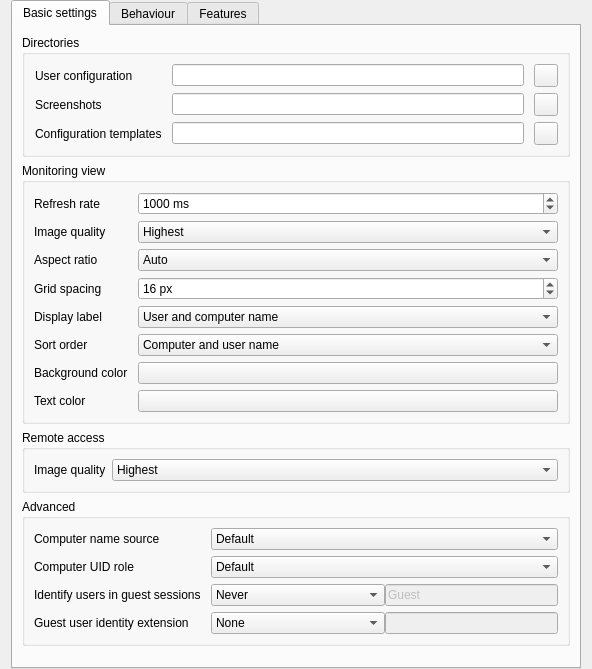
<?xml version="1.0" encoding="UTF-8"?>
<ui version="4.0">
 <class>MasterConfigurationPage</class>
 <widget class="QWidget" name="MasterConfigurationPage">
  <layout class="QVBoxLayout" name="verticalLayout_6">
   <property name="topMargin">
    <number>0</number>
   </property>
   <property name="bottomMargin">
    <number>0</number>
   </property>
   <item>
    <widget class="QTabWidget" name="tabWidget">
     <property name="currentIndex">
      <number>0</number>
     </property>
     <widget class="QWidget" name="tab">
      <attribute name="title">
       <string>Basic settings</string>
      </attribute>
      <layout class="QVBoxLayout" name="verticalLayout_2">
       <item>
        <widget class="QGroupBox" name="groupBox">
         <property name="title">
          <string>Directories</string>
         </property>
         <layout class="QGridLayout" name="gridLayout_3">
          <property name="leftMargin">
           <number>10</number>
          </property>
          <property name="horizontalSpacing">
           <number>10</number>
          </property>
          <item row="1" column="1">
           <widget class="QLineEdit" name="screenshotDirectory"/>
          </item>
          <item row="1" column="0">
           <widget class="QLabel" name="label">
            <property name="text">
             <string>Screenshots</string>
            </property>
           </widget>
          </item>
          <item row="1" column="2">
           <widget class="QToolButton" name="openScreenshotDirectory">
            <property name="icon">
             <iconset resource="../../core/resources/core.qrc">
              <normaloff>:/core/document-open.png</normaloff>:/core/document-open.png</iconset>
            </property>
           </widget>
          </item>
          <item row="0" column="1">
           <widget class="QLineEdit" name="userConfigurationDirectory"/>
          </item>
          <item row="0" column="2">
           <widget class="QToolButton" name="openUserConfigurationDirectory">
            <property name="icon">
             <iconset resource="../../core/resources/core.qrc">
              <normaloff>:/core/document-open.png</normaloff>:/core/document-open.png</iconset>
            </property>
           </widget>
          </item>
          <item row="0" column="0">
           <widget class="QLabel" name="label_2">
            <property name="text">
             <string>User configuration</string>
            </property>
           </widget>
          </item>
          <item row="2" column="0">
           <widget class="QLabel" name="label_15">
            <property name="text">
             <string>Configuration templates</string>
            </property>
           </widget>
          </item>
          <item row="2" column="1">
           <widget class="QLineEdit" name="configurationTemplatesDirectory"/>
          </item>
          <item row="2" column="2">
           <widget class="QToolButton" name="openConfigurationTemplatesDirectory">
            <property name="icon">
             <iconset resource="../../core/resources/core.qrc">
              <normaloff>:/core/document-open.png</normaloff>:/core/document-open.png</iconset>
            </property>
           </widget>
          </item>
         </layout>
        </widget>
       </item>
       <item>
        <widget class="QGroupBox" name="groupBox_4">
         <property name="title">
          <string>Monitoring view</string>
         </property>
         <layout class="QGridLayout" name="gridLayout_2" columnstretch="0,1">
          <property name="horizontalSpacing">
           <number>10</number>
          </property>
          <item row="9" column="1">
           <widget class="QPushButton" name="computerMonitoringBackgroundColor"/>
          </item>
          <item row="0" column="0">
           <widget class="QLabel" name="label_7">
            <property name="text">
             <string>Refresh rate</string>
            </property>
           </widget>
          </item>
          <item row="7" column="1">
           <widget class="QComboBox" name="computerMonitoringSortOrder">
            <item>
             <property name="text">
              <string>Computer and user name</string>
             </property>
            </item>
            <item>
             <property name="text">
              <string>Only user name</string>
             </property>
            </item>
            <item>
             <property name="text">
              <string>Only computer name</string>
             </property>
            </item>
            <item>
             <property name="text">
              <string>Only last part of user name</string>
             </property>
            </item>
           </widget>
          </item>
          <item row="10" column="1">
           <widget class="QPushButton" name="computerMonitoringTextColor"/>
          </item>
          <item row="5" column="1">
           <widget class="QSpinBox" name="computerMonitoringThumbnailSpacing">
            <property name="suffix">
             <string> px</string>
            </property>
            <property name="prefix">
             <string/>
            </property>
            <property name="minimum">
             <number>2</number>
            </property>
            <property name="maximum">
             <number>50</number>
            </property>
            <property name="value">
             <number>16</number>
            </property>
           </widget>
          </item>
          <item row="0" column="1">
           <widget class="QSpinBox" name="computerMonitoringUpdateInterval">
            <property name="suffix">
             <string> ms</string>
            </property>
            <property name="minimum">
             <number>250</number>
            </property>
            <property name="maximum">
             <number>10000</number>
            </property>
            <property name="singleStep">
             <number>250</number>
            </property>
            <property name="value">
             <number>1000</number>
            </property>
           </widget>
          </item>
          <item row="4" column="0">
           <widget class="QLabel" name="label_12">
            <property name="text">
             <string>Aspect ratio</string>
            </property>
           </widget>
          </item>
          <item row="10" column="0">
           <widget class="QLabel" name="label_9">
            <property name="text">
             <string>Text color</string>
            </property>
           </widget>
          </item>
          <item row="4" column="1">
           <widget class="QComboBox" name="computerMonitoringAspectRatio">
            <item>
             <property name="text">
              <string>Auto</string>
             </property>
            </item>
            <item>
             <property name="text">
              <string notr="true">16:9</string>
             </property>
            </item>
            <item>
             <property name="text">
              <string notr="true">16:10</string>
             </property>
            </item>
            <item>
             <property name="text">
              <string notr="true">3:2</string>
             </property>
            </item>
            <item>
             <property name="text">
              <string notr="true">4:3</string>
             </property>
            </item>
           </widget>
          </item>
          <item row="9" column="0">
           <widget class="QLabel" name="label_6">
            <property name="text">
             <string>Background color</string>
            </property>
           </widget>
          </item>
          <item row="7" column="0">
           <widget class="QLabel" name="label_10">
            <property name="text">
             <string>Sort order</string>
            </property>
           </widget>
          </item>
          <item row="5" column="0">
           <widget class="QLabel" name="label_11">
            <property name="text">
             <string>Grid spacing</string>
            </property>
           </widget>
          </item>
          <item row="1" column="1">
           <widget class="QComboBox" name="computerMonitoringImageQuality">
            <item>
             <property name="text">
              <string>Highest</string>
             </property>
            </item>
            <item>
             <property name="text">
              <string>High</string>
             </property>
            </item>
            <item>
             <property name="text">
              <string>Medium</string>
             </property>
            </item>
            <item>
             <property name="text">
              <string>Low</string>
             </property>
            </item>
            <item>
             <property name="text">
              <string>Lowest</string>
             </property>
            </item>
           </widget>
          </item>
          <item row="1" column="0">
           <widget class="QLabel" name="label_13">
            <property name="text">
             <string>Image quality</string>
            </property>
           </widget>
          </item>
          <item row="6" column="0">
           <widget class="QLabel" name="label_8">
            <property name="text">
             <string>Display label</string>
            </property>
           </widget>
          </item>
          <item row="6" column="1">
           <widget class="QComboBox" name="computerDisplayRoleContent">
            <item>
             <property name="text">
              <string>User and computer name</string>
             </property>
            </item>
            <item>
             <property name="text">
              <string>Only user name</string>
             </property>
            </item>
            <item>
             <property name="text">
              <string>Only computer name</string>
             </property>
            </item>
           </widget>
          </item>
         </layout>
        </widget>
       </item>
       <item>
        <widget class="QGroupBox" name="groupBox_5">
         <property name="title">
          <string>Remote access</string>
         </property>
         <layout class="QGridLayout" name="gridLayout_5" columnstretch="0,1">
          <item row="0" column="0">
           <widget class="QLabel" name="label_14">
            <property name="text">
             <string>Image quality</string>
            </property>
           </widget>
          </item>
          <item row="0" column="1">
           <widget class="QComboBox" name="remoteAccessImageQuality">
            <item>
             <property name="text">
              <string>Highest</string>
             </property>
            </item>
            <item>
             <property name="text">
              <string>High</string>
             </property>
            </item>
            <item>
             <property name="text">
              <string>Medium</string>
             </property>
            </item>
            <item>
             <property name="text">
              <string>Low</string>
             </property>
            </item>
            <item>
             <property name="text">
              <string>Lowest</string>
             </property>
            </item>
           </widget>
          </item>
         </layout>
        </widget>
       </item>
       <item>
        <widget class="QGroupBox" name="advancedSettingsGroupBox">
         <property name="title">
          <string>Advanced</string>
         </property>
         <layout class="QGridLayout" name="gridLayout_4" columnstretch="0,1">
          <property name="horizontalSpacing">
           <number>10</number>
          </property>
          <item row="0" column="0">
           <widget class="QLabel" name="computerNameSourceLabel">
            <property name="text">
             <string>Computer name source</string>
            </property>
           </widget>
          </item>
          <item row="2" column="0">
           <widget class="QLabel" name="identifyUsersInGuestSessionsLabel">
            <property name="text">
             <string>Identify users in guest sessions</string>
            </property>
           </widget>
          </item>
          <item row="1" column="1">
           <widget class="QComboBox" name="computerUidRoleContent">
            <item>
             <property name="text">
              <string>Default</string>
             </property>
            </item>
            <item>
             <property name="text">
              <string>Session meta data hash</string>
             </property>
            </item>
           </widget>
          </item>
          <item row="2" column="1">
           <layout class="QHBoxLayout" name="idententifyUsersLayout" stretch="1,1">
            <item>
             <widget class="QComboBox" name="guestUserProperty">
              <property name="sizeAdjustPolicy">
               <enum>QComboBox::SizeAdjustPolicy::AdjustToContents</enum>
              </property>
              <item>
               <property name="text">
                <string>Never</string>
               </property>
              </item>
              <item>
               <property name="text">
                <string>If login name matches</string>
               </property>
              </item>
              <item>
               <property name="text">
                <string>If full name matches</string>
               </property>
              </item>
             </widget>
            </item>
            <item>
             <widget class="QLineEdit" name="guestUserValue">
              <property name="enabled">
               <bool>false</bool>
              </property>
              <property name="text">
               <string>Guest</string>
              </property>
             </widget>
            </item>
           </layout>
          </item>
          <item row="1" column="0">
           <widget class="QLabel" name="computerUidRoleContentLabel">
            <property name="text">
             <string>Computer UID role</string>
            </property>
           </widget>
          </item>
          <item row="0" column="1">
           <widget class="QComboBox" name="computerNameSource">
            <item>
             <property name="text">
              <string>Default</string>
             </property>
            </item>
            <item>
             <property name="text">
              <string>Host address</string>
             </property>
            </item>
            <item>
             <property name="text">
              <string>Session client address</string>
             </property>
            </item>
            <item>
             <property name="text">
              <string>Session client name</string>
             </property>
            </item>
            <item>
             <property name="text">
              <string>Session host name</string>
             </property>
            </item>
            <item>
             <property name="text">
              <string>Session metadata</string>
             </property>
            </item>
            <item>
             <property name="text">
              <string>Full name of user</string>
             </property>
            </item>
            <item>
             <property name="text">
              <string>User login name</string>
             </property>
            </item>
           </widget>
          </item>
          <item row="3" column="0">
           <widget class="QLabel" name="guestUserIdentityExtensionLabel">
            <property name="text">
             <string>Guest user identity extension</string>
            </property>
           </widget>
          </item>
          <item row="3" column="1">
           <layout class="QHBoxLayout" name="guestUserIdentityExtensionLayout" stretch="1,1">
            <item>
             <widget class="QComboBox" name="guestUserIdentityExtensionType">
              <property name="sizeAdjustPolicy">
               <enum>QComboBox::SizeAdjustPolicy::AdjustToContents</enum>
              </property>
              <item>
               <property name="text">
                <string>None</string>
               </property>
              </item>
              <item>
               <property name="text">
                <string>Prefix</string>
               </property>
              </item>
              <item>
               <property name="text">
                <string>Suffix</string>
               </property>
              </item>
             </widget>
            </item>
            <item>
             <widget class="QLineEdit" name="guestUserIdentityExtensionValue">
              <property name="enabled">
               <bool>false</bool>
              </property>
             </widget>
            </item>
           </layout>
          </item>
         </layout>
        </widget>
       </item>
       <item>
        <spacer name="verticalSpacer">
         <property name="orientation">
          <enum>Qt::Orientation::Vertical</enum>
         </property>
         <property name="sizeHint" stdset="0">
          <size>
           <width>20</width>
           <height>10</height>
          </size>
         </property>
        </spacer>
       </item>
      </layout>
     </widget>
     <widget class="QWidget" name="tab_3">
      <attribute name="title">
       <string>Behaviour</string>
      </attribute>
      <layout class="QVBoxLayout" name="verticalLayout_4">
       <item>
        <widget class="QGroupBox" name="groupBox_2">
         <property name="title">
          <string>Program start</string>
         </property>
         <layout class="QVBoxLayout" name="verticalLayout_3">
          <item>
           <widget class="QCheckBox" name="accessControlForMasterEnabled">
            <property name="text">
             <string>Perform access control</string>
            </property>
           </widget>
          </item>
          <item>
           <widget class="QCheckBox" name="autoSelectCurrentLocation">
            <property name="text">
             <string>Automatically select current location</string>
            </property>
           </widget>
          </item>
          <item>
           <widget class="QCheckBox" name="autoAdjustMonitoringIconSize">
            <property name="text">
             <string>Automatically adjust computer icon size</string>
            </property>
           </widget>
          </item>
          <item>
           <widget class="QCheckBox" name="autoOpenComputerSelectPanel">
            <property name="text">
             <string>Automatically open computer select panel</string>
            </property>
           </widget>
          </item>
         </layout>
        </widget>
       </item>
       <item>
        <widget class="QGroupBox" name="groupBox_6">
         <property name="title">
          <string>Computer locations</string>
         </property>
         <layout class="QVBoxLayout" name="verticalLayout_5">
          <item>
           <widget class="QCheckBox" name="showCurrentLocationOnly">
            <property name="text">
             <string>Show current location only</string>
            </property>
           </widget>
          </item>
          <item>
           <widget class="QCheckBox" name="allowAddingHiddenLocations">
            <property name="enabled">
             <bool>false</bool>
            </property>
            <property name="text">
             <string>Allow adding hidden locations manually</string>
            </property>
           </widget>
          </item>
          <item>
           <widget class="QCheckBox" name="hideLocalComputer">
            <property name="text">
             <string>Hide local computer</string>
            </property>
           </widget>
          </item>
          <item>
           <widget class="QCheckBox" name="hideOwnSession">
            <property name="text">
             <string>Hide local session</string>
            </property>
           </widget>
          </item>
          <item>
           <widget class="QCheckBox" name="hideEmptyLocations">
            <property name="text">
             <string>Hide empty locations</string>
            </property>
           </widget>
          </item>
          <item>
           <widget class="QCheckBox" name="hideComputerFilter">
            <property name="text">
             <string>Hide computer filter field</string>
            </property>
           </widget>
          </item>
          <item>
           <widget class="QCheckBox" name="expandLocations">
            <property name="text">
             <string>Always expand all locations</string>
            </property>
           </widget>
          </item>
         </layout>
        </widget>
       </item>
       <item>
        <widget class="QGroupBox" name="groupBox_3">
         <property name="title">
          <string>Modes and features</string>
         </property>
         <layout class="QGridLayout" name="gridLayout" columnstretch="0,1">
          <item row="0" column="0" colspan="2">
           <widget class="QCheckBox" name="enforceSelectedModeForClients">
            <property name="text">
             <string>Enforce selected mode for client computers</string>
            </property>
           </widget>
          </item>
          <item row="1" column="0" colspan="2">
           <widget class="QCheckBox" name="confirmUnsafeActions">
            <property name="toolTip">
             <string>Actions such as rebooting or powering down computers</string>
            </property>
            <property name="text">
             <string>Show confirmation dialog for potentially unsafe actions</string>
            </property>
           </widget>
          </item>
          <item row="3" column="1">
           <widget class="QComboBox" name="computerDoubleClickFeature"/>
          </item>
          <item row="3" column="0">
           <widget class="QLabel" name="label_3">
            <property name="text">
             <string>Feature on computer double click:</string>
            </property>
           </widget>
          </item>
          <item row="2" column="0" colspan="2">
           <widget class="QCheckBox" name="showFeatureWindowsOnSameScreen">
            <property name="text">
             <string>Open feature windows on the same screen as the main window</string>
            </property>
           </widget>
          </item>
         </layout>
        </widget>
       </item>
       <item>
        <spacer name="verticalSpacer_2">
         <property name="orientation">
          <enum>Qt::Orientation::Vertical</enum>
         </property>
         <property name="sizeHint" stdset="0">
          <size>
           <width>20</width>
           <height>10</height>
          </size>
         </property>
        </spacer>
       </item>
      </layout>
     </widget>
     <widget class="QWidget" name="tab_2">
      <attribute name="title">
       <string>Features</string>
      </attribute>
      <layout class="QVBoxLayout" name="verticalLayout">
       <item>
        <layout class="QGridLayout" name="gridLayout_6">
         <item row="0" column="0">
          <widget class="QLabel" name="label_4">
           <property name="text">
            <string>All features</string>
           </property>
          </widget>
         </item>
         <item row="0" column="2">
          <widget class="QLabel" name="label_5">
           <property name="text">
            <string>Disabled features</string>
           </property>
          </widget>
         </item>
         <item row="1" column="0">
          <widget class="QListWidget" name="allFeaturesListWidget"/>
         </item>
         <item row="1" column="1">
          <layout class="QVBoxLayout" name="verticalLayout_18">
           <item>
            <spacer name="verticalSpacer_15">
             <property name="orientation">
              <enum>Qt::Orientation::Vertical</enum>
             </property>
             <property name="sizeHint" stdset="0">
              <size>
               <width>20</width>
               <height>40</height>
              </size>
             </property>
            </spacer>
           </item>
           <item>
            <widget class="QToolButton" name="disableFeatureButton">
             <property name="icon">
              <iconset resource="../../core/resources/core.qrc">
               <normaloff>:/core/go-next.png</normaloff>:/core/go-next.png</iconset>
             </property>
            </widget>
           </item>
           <item>
            <widget class="QToolButton" name="enableFeatureButton">
             <property name="icon">
              <iconset resource="../../core/resources/core.qrc">
               <normaloff>:/core/go-previous.png</normaloff>:/core/go-previous.png</iconset>
             </property>
            </widget>
           </item>
           <item>
            <spacer name="verticalSpacer_16">
             <property name="orientation">
              <enum>Qt::Orientation::Vertical</enum>
             </property>
             <property name="sizeHint" stdset="0">
              <size>
               <width>20</width>
               <height>40</height>
              </size>
             </property>
            </spacer>
           </item>
          </layout>
         </item>
         <item row="1" column="2">
          <widget class="QListWidget" name="disabledFeaturesListWidget"/>
         </item>
        </layout>
       </item>
      </layout>
     </widget>
    </widget>
   </item>
  </layout>
 </widget>
 <tabstops>
  <tabstop>tabWidget</tabstop>
  <tabstop>userConfigurationDirectory</tabstop>
  <tabstop>screenshotDirectory</tabstop>
  <tabstop>configurationTemplatesDirectory</tabstop>
  <tabstop>openUserConfigurationDirectory</tabstop>
  <tabstop>openScreenshotDirectory</tabstop>
  <tabstop>openConfigurationTemplatesDirectory</tabstop>
  <tabstop>computerMonitoringUpdateInterval</tabstop>
  <tabstop>computerMonitoringImageQuality</tabstop>
  <tabstop>computerMonitoringAspectRatio</tabstop>
  <tabstop>computerMonitoringThumbnailSpacing</tabstop>
  <tabstop>computerDisplayRoleContent</tabstop>
  <tabstop>computerMonitoringSortOrder</tabstop>
  <tabstop>computerMonitoringBackgroundColor</tabstop>
  <tabstop>computerMonitoringTextColor</tabstop>
  <tabstop>remoteAccessImageQuality</tabstop>
  <tabstop>computerNameSource</tabstop>
  <tabstop>computerUidRoleContent</tabstop>
  <tabstop>guestUserProperty</tabstop>
  <tabstop>guestUserValue</tabstop>
  <tabstop>guestUserIdentityExtensionType</tabstop>
  <tabstop>guestUserIdentityExtensionValue</tabstop>
  <tabstop>accessControlForMasterEnabled</tabstop>
  <tabstop>autoSelectCurrentLocation</tabstop>
  <tabstop>autoAdjustMonitoringIconSize</tabstop>
  <tabstop>autoOpenComputerSelectPanel</tabstop>
  <tabstop>showCurrentLocationOnly</tabstop>
  <tabstop>allowAddingHiddenLocations</tabstop>
  <tabstop>hideLocalComputer</tabstop>
  <tabstop>hideOwnSession</tabstop>
  <tabstop>hideEmptyLocations</tabstop>
  <tabstop>hideComputerFilter</tabstop>
  <tabstop>expandLocations</tabstop>
  <tabstop>enforceSelectedModeForClients</tabstop>
  <tabstop>confirmUnsafeActions</tabstop>
  <tabstop>showFeatureWindowsOnSameScreen</tabstop>
  <tabstop>computerDoubleClickFeature</tabstop>
  <tabstop>allFeaturesListWidget</tabstop>
  <tabstop>disableFeatureButton</tabstop>
  <tabstop>enableFeatureButton</tabstop>
  <tabstop>disabledFeaturesListWidget</tabstop>
 </tabstops>
 <resources>
  <include location="../../core/resources/core.qrc"/>
 </resources>
 <connections>
  <connection>
   <sender>showCurrentLocationOnly</sender>
   <signal>toggled(bool)</signal>
   <receiver>allowAddingHiddenLocations</receiver>
   <slot>setEnabled(bool)</slot>
   <hints>
    <hint type="sourcelabel">
     <x>380</x>
     <y>343</y>
    </hint>
    <hint type="destinationlabel">
     <x>380</x>
     <y>389</y>
    </hint>
   </hints>
  </connection>
  <connection>
   <sender>allFeaturesListWidget</sender>
   <signal>doubleClicked(QModelIndex)</signal>
   <receiver>MasterConfigurationPage</receiver>
   <slot>disableFeature()</slot>
   <hints>
    <hint type="sourcelabel">
     <x>224</x>
     <y>682</y>
    </hint>
    <hint type="destinationlabel">
     <x>444</x>
     <y>413</y>
    </hint>
   </hints>
  </connection>
  <connection>
   <sender>disabledFeaturesListWidget</sender>
   <signal>doubleClicked(QModelIndex)</signal>
   <receiver>MasterConfigurationPage</receiver>
   <slot>enableFeature()</slot>
   <hints>
    <hint type="sourcelabel">
     <x>664</x>
     <y>682</y>
    </hint>
    <hint type="destinationlabel">
     <x>444</x>
     <y>413</y>
    </hint>
   </hints>
  </connection>
  <connection>
   <sender>disableFeatureButton</sender>
   <signal>clicked()</signal>
   <receiver>MasterConfigurationPage</receiver>
   <slot>disableFeature()</slot>
   <hints>
    <hint type="sourcelabel">
     <x>461</x>
     <y>723</y>
    </hint>
    <hint type="destinationlabel">
     <x>444</x>
     <y>413</y>
    </hint>
   </hints>
  </connection>
  <connection>
   <sender>enableFeatureButton</sender>
   <signal>clicked()</signal>
   <receiver>MasterConfigurationPage</receiver>
   <slot>enableFeature()</slot>
   <hints>
    <hint type="sourcelabel">
     <x>461</x>
     <y>766</y>
    </hint>
    <hint type="destinationlabel">
     <x>444</x>
     <y>413</y>
    </hint>
   </hints>
  </connection>
 </connections>
 <slots>
  <slot>enableFeature()</slot>
  <slot>disableFeature()</slot>
 </slots>
</ui>
